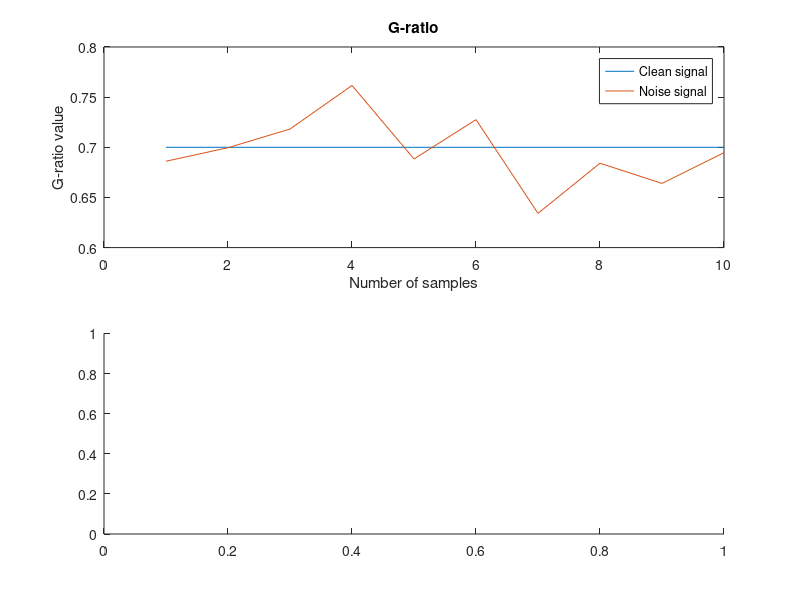

MATLAB code to generate this figure: (Note: this script raises an error after producing the figure.)
%%%%%%% EQUATION 1 & 2 - Solve for several g's at the same time %%%%%%% 
close all
npoints_list = [10, 100, 500, 800];
figure(1)
figure(2)
figure(3)

for i=1:length(npoints_list)
    
%% Initiate (run only once to use the same G's all the time)
alpha   = 0.1;
beta    = 0.7;
npoints = npoints_list(i);
G_raw   = 0.7*ones(npoints,1);
V_raw   = 7*ones(npoints,1);
G       = awgn(G_raw,30); % Make gaussian noise on g's
%G       = normrnd(0.7,0.02,[npoints,1]);
v       = 7;

% Plot noise on g
figure(1)
subplot(2,1,1)
plot(1:npoints,G_raw)
hold on
plot(1:npoints,G)
title('G-ratio')
xlabel('Number of samples')
ylabel('G-ratio value')
legend('Clean signal','Noise signal')
subplot(2,1,2)
histogram(G,15)
ylabel('Number of samples')
xlabel('G-ratio value')
hold off

%% Solve
x0      = [0.3;0.1]; % First guess on M and theta
options = optimoptions('fsolve','Display','iter','FunctionTolerance',10^-6,'OptimalityTolerance',10^-6,'algorithm','Levenberg-Marquardt');
res1    = fsolve(@(x) myfun(x,alpha,beta,G,v),x0,options);
options = optimoptions('lsqnonlin','Display','iter','FunctionTolerance',10^-6,'OptimalityTolerance',10^-6,'algorithm','Levenberg-Marquardt');
res2    = lsqnonlin(@(x) myfun(x,alpha,beta,G,v),x0,[],[],options); % other option

M_with_noise        = res1(1);
Theta_with_noise    = res1(2);

sprintf('fsolver - Mode is: %.003f and Theta is: %.003f',M_with_noise,Theta_with_noise)

M_with_noise        = res2(1);
Theta_with_noise    = res2(2);

sprintf('lsqnonlin - Mode is: %.003f and Theta is: %.003f',M_with_noise,Theta_with_noise)

%% Get True Value
g   = 0.7;
v   = 6;
syms M theta
[~, ~,v_eqn_GammaLevel] = make_equations_v(M,theta,v,alpha,beta,1);
[~, ~,g_eqn_GammaLevel] = make_equations_g(M,theta,g,alpha,beta,1);

% Solve equations
[s1, s2]    = vpasolve([g_eqn_GammaLevel v_eqn_GammaLevel],[M theta],[0 1; 0 1]);

M_true              = s1;
Theta_true          = s2;

sprintf('Mode is: %.003f and Theta is: %.003f',M_true,Theta_true)

%% Calculate difference between true and noise values
diff_M          = M_true - M_with_noise;
diff_Theta      = Theta_true - Theta_with_noise;

sprintf('Difference in mode is: %.003f and in theta is: %.003f',diff_M,diff_Theta)

figure(2)
subplot(2,1,1)
scatter(npoints_list(i),abs(diff_M),'Filled')
xlim([0 800])
xlabel('N of points')
ylabel('Error')
title('Absolute diff in M')
hold on
subplot(2,1,2)
scatter(npoints_list(i),abs(diff_Theta),'Filled')
hold off
xlim([0 800])
xlabel('N of points')
ylabel('Error')
title('Absolute diff in Theta')
hold on


%% Display 

theta       = Theta_true;
mode        = M_true;
shape       = mode/theta+1;
X           = 0:0.01:4;
pdf_true    = gampdf(X,shape,theta);


theta       = Theta_with_noise;
mode        = M_with_noise;
shape       = mode/theta+1;
X           = 0:0.01:4;
pdf_noise   = gampdf(X,shape,theta);

figure(3)
subplot(1,4,i)
t   =  plot(X,pdf_true,'r');
hold on
n   = plot(X,pdf_noise,'b');
hold on
title(sprintf('%d points',npoints_list(i)))
xlabel('Axon radius (um)')
ylabel('pdf value')
legend([t, n],'True value','Noise value')
hold on


end
%% FUNCTION MATLAB - All together

function F = myfun(x,alpha,beta,G,v)
% Variables
M = x(1);
theta = x(2);

% Velocity equation
F = [-v + ((2*5.5)/beta)*theta^(1-alpha) ...
    * gamma(M/theta+1-alpha)/gamma(M/theta+1) ... 
    * (M/theta+1-alpha)]; % Velocity function

% G ratio equation
for i=1:length(G)
    g = G(i);
    F  = [F;
         -g^2 + 2^(2*alpha)*beta^2*theta^(2*alpha) ...
        * gamma(M/theta+1)/gamma(M/theta+1-2*alpha) ... % Without approximmation
        * (M + 3*theta + 2*(theta^2)/M) ...
        / (M + (3 - 4*alpha)*theta + (2+4*alpha^2-6*alpha)*(theta^2)/M)];
end

end

%% FUNCTION MATLAB - Equation 1 (g ratio)

function [g_eqn_EasyLevel_raw, g_eqn_HardLevel,g_eqn_GammaLevel] = make_equations_g(M,theta,g,alpha,beta,A)
g_eqn_EasyLevel_raw     = g^2 == 2^(2*alpha)*beta^2*theta^(2*alpha) ...
    * A*(M/theta)^(2*alpha) ... % Lower limit and factor A
    * (M + 3*theta + 2*(theta^2)/M) ...
    / (M + (3 - 4*alpha)*theta + (2+4*alpha^2-6*alpha)*(theta^2)/M);
g_eqn_HardLevel         = g^2 == 2^(2*alpha)*beta^2*theta^(2*alpha) ...
    * (M/theta+1/2-alpha)^(2*alpha) ... % Complex limit without factor
    * (M + 3*theta + 2*(theta^2)/M) ...
    / (M + (3 - 4*alpha)*theta + (2+4*alpha^2-6*alpha)*(theta^2)/M);
g_eqn_GammaLevel        = g^2 == 2^(2*alpha)*beta^2*theta^(2*alpha) ...
    * gamma(M/theta+1)/gamma(M/theta+1-2*alpha) ... % Without approximmation
    * (M + 3*theta + 2*(theta^2)/M) ...
    / (M + (3 - 4*alpha)*theta + (2+4*alpha^2-6*alpha)*(theta^2)/M);
end

%%  FUNCTION MATLAB - Equation 2 (velocity)

function [v_eqn_EasyLevel, v_eqn_HardLevel,v_eqn_GammaLevel] = make_equations_v(M,theta,v,alpha,beta,C)
v_eqn_EasyLevel     = v == ((2*5.5)/beta)*theta^(1-alpha) ...
    * C*(M/theta)^(-alpha) ... % Lower limit and factor A
    * (M/theta+1-alpha);
v_eqn_HardLevel         = v == ((2*5.5)/beta)*theta^(1-alpha) ...
    * (M/theta+1/2-alpha/2)^(-alpha) ... % Complex limit without factor
    * (M/theta+1-alpha);
v_eqn_GammaLevel        = v == ((2*5.5)/beta)*theta^(1-alpha) ...
    * gamma(M/theta+1-alpha)/gamma(M/theta+1) ... % Without approximmation
    * (M/theta+1-alpha);
end
